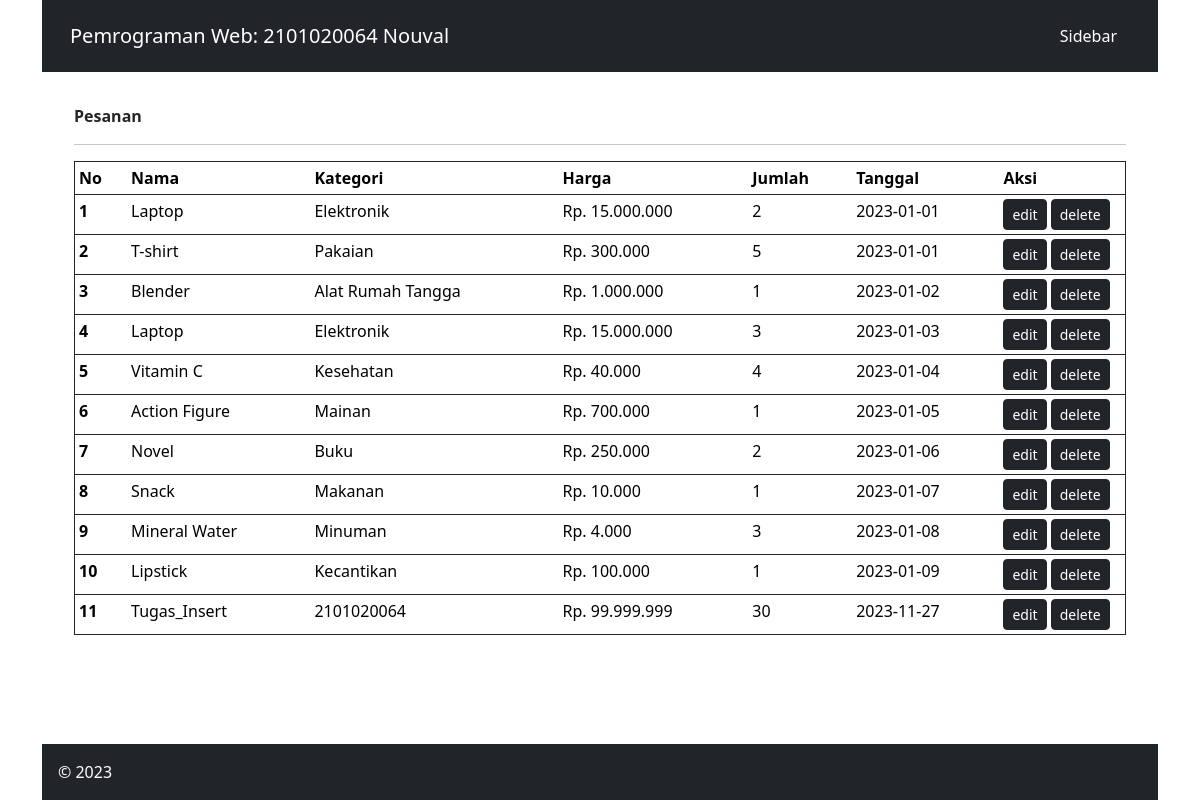
Page /admin/index.php?page=pesanan on the committed database.
### tables this page shows
CREATE TABLE `detailpesanan` (
  `id_detailpesanan` int(11) NOT NULL,
  `jumlah` int(11) NOT NULL,
  `id_produk` int(11) NOT NULL,
  `id_pesanan` int(11) NOT NULL
);

CREATE TABLE `produk` (
  `id_produk` int(11) NOT NULL,
  `nama_produk` varchar(255) NOT NULL,
  `id_kategori` int(11) NOT NULL,
  `harga` int(11) DEFAULT NULL,
  `gambar` varchar(255) DEFAULT NULL
);

CREATE TABLE `kategori` (
  `id_kategori` int(11) NOT NULL,
  `nama_kategori` varchar(255) NOT NULL
);

CREATE TABLE `pesanan` (
  `id_pesanan` int(11) NOT NULL,
  `tanggal_pesanan` date NOT NULL
);

### admin/pesanan.php (the view)
<div class="row justify-content-between">
	<div class="col-10"><b>Pesanan </b></div>
</div>
<hr>
<table class="table table-sm border border-dark">
	<thead class="thead-dark">
		<tr>
			<th scope="col" width="5%">No</th>
			<th scope="col">Nama</th>
			<th scope="col">Kategori</th>
			<th scope="col">Harga</th>
			<th scope="col">Jumlah</th>
			<th scope="col">Tanggal</th>
			<th scope="col" width="12%">Aksi</th>
		</tr>
	</thead>
	<tbody>
		<?php
		$que   	= "SELECT * FROM detailpesanan JOIN pesanan ON pesanan.id_pesanan = detailpesanan.id_pesanan JOIN produk ON produk.id_produk = detailpesanan.id_produk JOIN kategori ON kategori.id_kategori = produk.id_kategori";
		$select = mysqli_query($con,$que);
		while($data= mysqli_fetch_array($select)){
			?>
			<tr>
				<th scope="row"><?php echo $data['id_detailpesanan']; ?></th>
				<td><?php echo $data['nama_produk']; ?></td>
				<td><?php echo $data['nama_kategori']; ?></td>
				<td>
					<?php
					$uang = $data['harga'];
					$uang_format = number_format($uang, 0, ',', '.');
					echo "Rp. " . $uang_format;
					?>
				</td>
				<td><?php echo $data['jumlah']; ?></td>
				<td><?php echo $data['tanggal_pesanan']; ?></td>
				<td>
					<button class="btn btn-dark btn-sm" type="button">edit</button>
					<a href="index.php?page=pesanan-del&id=<?php echo $data['id_pesanan']; ?>"><button class="btn btn-dark btn-sm" type="button">delete</button></a>
				</td>
			</tr>
		<?php } ?>
	</tbody>
</table>

### admin/index.php (style rules this page uses)
html, body { height: 100%; }

### rows in the picture
detailpesanan: id_detailpesanan "1", id_produk.nama_produk "Laptop", kategori.nama_kategori "Elektronik", id_produk.harga "15.000.000", jumlah "2", id_pesanan.tanggal_pesanan "2023-01-01"
detailpesanan: id_detailpesanan "2", id_produk.nama_produk "T-shirt", kategori.nama_kategori "Pakaian", id_produk.harga "300.000", jumlah "5", id_pesanan.tanggal_pesanan "2023-01-01"
detailpesanan: id_detailpesanan "3", id_produk.nama_produk "Blender", kategori.nama_kategori "Alat Rumah Tangga", id_produk.harga "1.000.000", jumlah "1", id_pesanan.tanggal_pesanan "2023-01-02"
detailpesanan: id_detailpesanan "4", id_produk.nama_produk "Laptop", kategori.nama_kategori "Elektronik", id_produk.harga "15.000.000", jumlah "3", id_pesanan.tanggal_pesanan "2023-01-03"
detailpesanan: id_detailpesanan "5", id_produk.nama_produk "Vitamin C", kategori.nama_kategori "Kesehatan", id_produk.harga "40.000", jumlah "4", id_pesanan.tanggal_pesanan "2023-01-04"
detailpesanan: id_detailpesanan "6", id_produk.nama_produk "Action Figure", kategori.nama_kategori "Mainan", id_produk.harga "700.000", jumlah "1", id_pesanan.tanggal_pesanan "2023-01-05"
detailpesanan: id_detailpesanan "7", id_produk.nama_produk "Novel", kategori.nama_kategori "Buku", id_produk.harga "250.000", jumlah "2", id_pesanan.tanggal_pesanan "2023-01-06"
detailpesanan: id_detailpesanan "8", id_produk.nama_produk "Snack", kategori.nama_kategori "Makanan", id_produk.harga "10.000", jumlah "1", id_pesanan.tanggal_pesanan "2023-01-07"
detailpesanan: id_detailpesanan "9", id_produk.nama_produk "Mineral Water", kategori.nama_kategori "Minuman", id_produk.harga "4.000", jumlah "3", id_pesanan.tanggal_pesanan "2023-01-08"
detailpesanan: id_detailpesanan "10", id_produk.nama_produk "Lipstick", kategori.nama_kategori "Kecantikan", id_produk.harga "100.000", jumlah "1", id_pesanan.tanggal_pesanan "2023-01-09"
detailpesanan: id_detailpesanan "11", id_produk.nama_produk "Tugas_Insert", kategori.nama_kategori "2101020064", id_produk.harga "99.999.999", jumlah "30", id_pesanan.tanggal_pesanan "2023-11-27"
